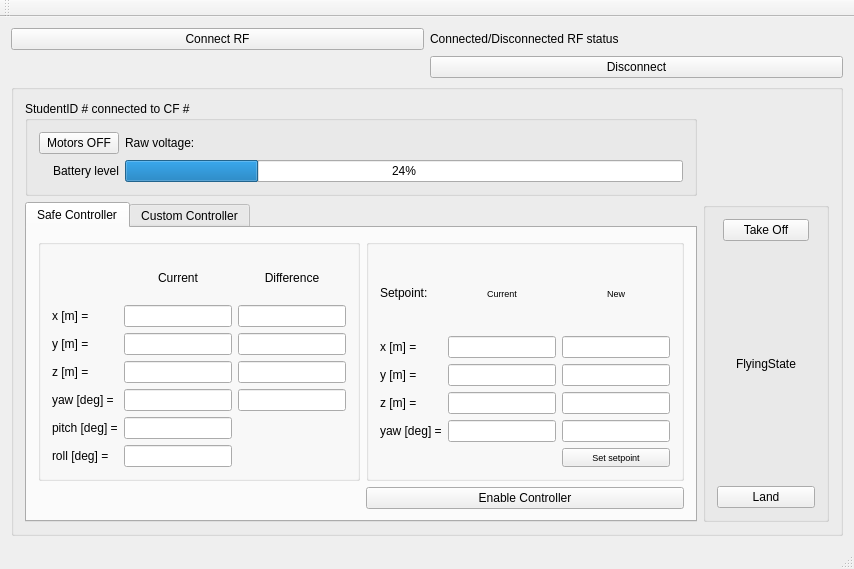
<?xml version="1.0" encoding="UTF-8"?>
<ui version="4.0">
 <class>MainWindow</class>
 <widget class="QMainWindow" name="MainWindow">
  <property name="geometry">
   <rect>
    <x>0</x>
    <y>0</y>
    <width>854</width>
    <height>569</height>
   </rect>
  </property>
  <property name="windowTitle">
   <string>MainWindow</string>
  </property>
  <widget class="QWidget" name="centralWidget">
   <layout class="QGridLayout" name="gridLayout">
    <item row="0" column="2">
     <widget class="QLabel" name="connected_disconnected_label">
      <property name="text">
       <string>Connected/Disconnected RF status</string>
      </property>
     </widget>
    </item>
    <item row="0" column="1">
     <widget class="QPushButton" name="RF_Connect_button">
      <property name="text">
       <string>Connect RF</string>
      </property>
     </widget>
    </item>
    <item row="1" column="2">
     <widget class="QPushButton" name="pushButton_3">
      <property name="text">
       <string>Disconnect</string>
      </property>
     </widget>
    </item>
    <item row="4" column="1" colspan="2">
     <widget class="QGroupBox" name="groupBox_general">
      <property name="title">
       <string/>
      </property>
      <layout class="QGridLayout" name="gridLayout_10">
       <item row="1" column="0">
        <widget class="QTabWidget" name="tabWidget">
         <property name="currentIndex">
          <number>0</number>
         </property>
         <widget class="QWidget" name="tab_3">
          <attribute name="title">
           <string>Safe Controller</string>
          </attribute>
          <layout class="QGridLayout" name="gridLayout_5">
           <item row="0" column="0">
            <widget class="QGroupBox" name="groupBox_2">
             <property name="title">
              <string/>
             </property>
             <layout class="QGridLayout" name="gridLayout_3">
              <item row="6" column="1">
               <widget class="QLineEdit" name="current_roll">
                <property name="readOnly">
                 <bool>true</bool>
                </property>
               </widget>
              </item>
              <item row="2" column="1">
               <widget class="QLineEdit" name="current_y">
                <property name="readOnly">
                 <bool>true</bool>
                </property>
               </widget>
              </item>
              <item row="4" column="1">
               <widget class="QLineEdit" name="current_yaw">
                <property name="readOnly">
                 <bool>true</bool>
                </property>
               </widget>
              </item>
              <item row="3" column="1">
               <widget class="QLineEdit" name="current_z">
                <property name="readOnly">
                 <bool>true</bool>
                </property>
               </widget>
              </item>
              <item row="1" column="0">
               <widget class="QLabel" name="current_x_label">
                <property name="text">
                 <string>x [m] =</string>
                </property>
               </widget>
              </item>
              <item row="3" column="0">
               <widget class="QLabel" name="current_z_label">
                <property name="text">
                 <string>z [m] =</string>
                </property>
               </widget>
              </item>
              <item row="2" column="0">
               <widget class="QLabel" name="current_y_label">
                <property name="text">
                 <string>y [m] =</string>
                </property>
               </widget>
              </item>
              <item row="4" column="0">
               <widget class="QLabel" name="current_yaw_label">
                <property name="text">
                 <string>yaw [deg] = </string>
                </property>
               </widget>
              </item>
              <item row="1" column="1">
               <widget class="QLineEdit" name="current_x">
                <property name="readOnly">
                 <bool>true</bool>
                </property>
               </widget>
              </item>
              <item row="5" column="0">
               <widget class="QLabel" name="current_pitch_label">
                <property name="text">
                 <string>pitch [deg] =</string>
                </property>
               </widget>
              </item>
              <item row="6" column="0">
               <widget class="QLabel" name="current_roll_label">
                <property name="text">
                 <string>roll [deg] =</string>
                </property>
               </widget>
              </item>
              <item row="5" column="1">
               <widget class="QLineEdit" name="current_pitch">
                <property name="readOnly">
                 <bool>true</bool>
                </property>
               </widget>
              </item>
              <item row="0" column="1">
               <widget class="QLabel" name="label_4">
                <property name="text">
                 <string>Current</string>
                </property>
                <property name="alignment">
                 <set>Qt::AlignCenter</set>
                </property>
               </widget>
              </item>
              <item row="1" column="2">
               <widget class="QLineEdit" name="diff_x">
                <property name="readOnly">
                 <bool>true</bool>
                </property>
               </widget>
              </item>
              <item row="2" column="2">
               <widget class="QLineEdit" name="diff_y">
                <property name="readOnly">
                 <bool>true</bool>
                </property>
               </widget>
              </item>
              <item row="3" column="2">
               <widget class="QLineEdit" name="diff_z">
                <property name="readOnly">
                 <bool>true</bool>
                </property>
               </widget>
              </item>
              <item row="4" column="2">
               <widget class="QLineEdit" name="diff_yaw">
                <property name="readOnly">
                 <bool>true</bool>
                </property>
               </widget>
              </item>
              <item row="0" column="2">
               <widget class="QLabel" name="label_5">
                <property name="text">
                 <string>Difference</string>
                </property>
                <property name="alignment">
                 <set>Qt::AlignCenter</set>
                </property>
               </widget>
              </item>
             </layout>
            </widget>
           </item>
           <item row="0" column="1">
            <widget class="QGroupBox" name="groupBox_3">
             <property name="title">
              <string/>
             </property>
             <layout class="QGridLayout" name="gridLayout_4">
              <item row="2" column="2">
               <widget class="QLineEdit" name="new_setpoint_y"/>
              </item>
              <item row="4" column="2">
               <widget class="QLineEdit" name="new_setpoint_yaw"/>
              </item>
              <item row="1" column="2">
               <widget class="QLineEdit" name="new_setpoint_x"/>
              </item>
              <item row="2" column="1">
               <widget class="QLineEdit" name="current_setpoint_y">
                <property name="readOnly">
                 <bool>true</bool>
                </property>
               </widget>
              </item>
              <item row="1" column="1">
               <widget class="QLineEdit" name="current_setpoint_x">
                <property name="readOnly">
                 <bool>true</bool>
                </property>
               </widget>
              </item>
              <item row="4" column="0">
               <widget class="QLabel" name="label_11">
                <property name="text">
                 <string>yaw [deg] =</string>
                </property>
               </widget>
              </item>
              <item row="0" column="1">
               <widget class="QLabel" name="label_12">
                <property name="font">
                 <font>
                  <pointsize>7</pointsize>
                 </font>
                </property>
                <property name="text">
                 <string>Current</string>
                </property>
                <property name="alignment">
                 <set>Qt::AlignCenter</set>
                </property>
               </widget>
              </item>
              <item row="1" column="0">
               <widget class="QLabel" name="label_7">
                <property name="text">
                 <string>x [m] =</string>
                </property>
               </widget>
              </item>
              <item row="3" column="0">
               <widget class="QLabel" name="label_9">
                <property name="text">
                 <string>z [m] =</string>
                </property>
               </widget>
              </item>
              <item row="2" column="0">
               <widget class="QLabel" name="label_8">
                <property name="text">
                 <string>y [m] =</string>
                </property>
               </widget>
              </item>
              <item row="3" column="1">
               <widget class="QLineEdit" name="current_setpoint_z">
                <property name="readOnly">
                 <bool>true</bool>
                </property>
               </widget>
              </item>
              <item row="5" column="2">
               <widget class="QPushButton" name="set_setpoint_button">
                <property name="font">
                 <font>
                  <pointsize>7</pointsize>
                 </font>
                </property>
                <property name="text">
                 <string>Set setpoint</string>
                </property>
               </widget>
              </item>
              <item row="4" column="1">
               <widget class="QLineEdit" name="current_setpoint_yaw">
                <property name="readOnly">
                 <bool>true</bool>
                </property>
               </widget>
              </item>
              <item row="3" column="2">
               <widget class="QLineEdit" name="new_setpoint_z"/>
              </item>
              <item row="0" column="0">
               <widget class="QLabel" name="label_3">
                <property name="text">
                 <string>Setpoint:</string>
                </property>
               </widget>
              </item>
              <item row="0" column="2">
               <widget class="QLabel" name="label_13">
                <property name="font">
                 <font>
                  <pointsize>7</pointsize>
                 </font>
                </property>
                <property name="text">
                 <string>New</string>
                </property>
                <property name="alignment">
                 <set>Qt::AlignCenter</set>
                </property>
               </widget>
              </item>
             </layout>
            </widget>
           </item>
           <item row="1" column="1">
            <widget class="QPushButton" name="pushButton">
             <property name="text">
              <string>Enable Controller</string>
             </property>
            </widget>
           </item>
          </layout>
         </widget>
         <widget class="QWidget" name="tab_4">
          <attribute name="title">
           <string>Custom Controller</string>
          </attribute>
          <layout class="QGridLayout" name="gridLayout_9">
           <item row="0" column="0">
            <widget class="QGroupBox" name="groupBox_5">
             <property name="title">
              <string/>
             </property>
             <layout class="QGridLayout" name="gridLayout_7">
              <item row="6" column="1">
               <widget class="QLineEdit" name="current_roll_2">
                <property name="readOnly">
                 <bool>true</bool>
                </property>
               </widget>
              </item>
              <item row="2" column="1">
               <widget class="QLineEdit" name="current_y_2">
                <property name="readOnly">
                 <bool>true</bool>
                </property>
               </widget>
              </item>
              <item row="4" column="1">
               <widget class="QLineEdit" name="current_yaw_2">
                <property name="readOnly">
                 <bool>true</bool>
                </property>
               </widget>
              </item>
              <item row="3" column="1">
               <widget class="QLineEdit" name="current_z_2">
                <property name="readOnly">
                 <bool>true</bool>
                </property>
               </widget>
              </item>
              <item row="1" column="0">
               <widget class="QLabel" name="current_x_label_2">
                <property name="text">
                 <string>x [m] =</string>
                </property>
               </widget>
              </item>
              <item row="3" column="0">
               <widget class="QLabel" name="current_z_label_2">
                <property name="text">
                 <string>z [m] =</string>
                </property>
               </widget>
              </item>
              <item row="2" column="0">
               <widget class="QLabel" name="current_y_label_2">
                <property name="text">
                 <string>y [m] =</string>
                </property>
               </widget>
              </item>
              <item row="4" column="0">
               <widget class="QLabel" name="current_yaw_label_2">
                <property name="text">
                 <string>yaw [deg] = </string>
                </property>
               </widget>
              </item>
              <item row="1" column="1">
               <widget class="QLineEdit" name="current_x_2">
                <property name="readOnly">
                 <bool>true</bool>
                </property>
               </widget>
              </item>
              <item row="5" column="0">
               <widget class="QLabel" name="current_pitch_label_2">
                <property name="text">
                 <string>pitch [deg] =</string>
                </property>
               </widget>
              </item>
              <item row="6" column="0">
               <widget class="QLabel" name="current_roll_label_2">
                <property name="text">
                 <string>roll [deg] =</string>
                </property>
               </widget>
              </item>
              <item row="5" column="1">
               <widget class="QLineEdit" name="current_pitch_2">
                <property name="readOnly">
                 <bool>true</bool>
                </property>
               </widget>
              </item>
              <item row="0" column="1">
               <widget class="QLabel" name="label_6">
                <property name="text">
                 <string>Current</string>
                </property>
                <property name="alignment">
                 <set>Qt::AlignCenter</set>
                </property>
               </widget>
              </item>
              <item row="1" column="2">
               <widget class="QLineEdit" name="diff_x_2">
                <property name="readOnly">
                 <bool>true</bool>
                </property>
               </widget>
              </item>
              <item row="2" column="2">
               <widget class="QLineEdit" name="diff_y_2">
                <property name="readOnly">
                 <bool>true</bool>
                </property>
               </widget>
              </item>
              <item row="3" column="2">
               <widget class="QLineEdit" name="diff_z_2">
                <property name="readOnly">
                 <bool>true</bool>
                </property>
               </widget>
              </item>
              <item row="4" column="2">
               <widget class="QLineEdit" name="diff_yaw_2">
                <property name="readOnly">
                 <bool>true</bool>
                </property>
               </widget>
              </item>
              <item row="0" column="2">
               <widget class="QLabel" name="label_10">
                <property name="text">
                 <string>Difference</string>
                </property>
                <property name="alignment">
                 <set>Qt::AlignCenter</set>
                </property>
               </widget>
              </item>
             </layout>
            </widget>
           </item>
           <item row="0" column="1">
            <widget class="QGroupBox" name="groupBox_6">
             <property name="title">
              <string/>
             </property>
             <layout class="QGridLayout" name="gridLayout_8">
              <item row="2" column="2">
               <widget class="QLineEdit" name="new_setpoint_y_2"/>
              </item>
              <item row="4" column="2">
               <widget class="QLineEdit" name="new_setpoint_yaw_2"/>
              </item>
              <item row="1" column="2">
               <widget class="QLineEdit" name="new_setpoint_x_2"/>
              </item>
              <item row="2" column="1">
               <widget class="QLineEdit" name="current_setpoint_y_2">
                <property name="readOnly">
                 <bool>true</bool>
                </property>
               </widget>
              </item>
              <item row="1" column="1">
               <widget class="QLineEdit" name="current_setpoint_x_2">
                <property name="readOnly">
                 <bool>true</bool>
                </property>
               </widget>
              </item>
              <item row="4" column="0">
               <widget class="QLabel" name="label_14">
                <property name="text">
                 <string>yaw [deg] =</string>
                </property>
               </widget>
              </item>
              <item row="0" column="1">
               <widget class="QLabel" name="label_15">
                <property name="font">
                 <font>
                  <pointsize>7</pointsize>
                 </font>
                </property>
                <property name="text">
                 <string>Current</string>
                </property>
                <property name="alignment">
                 <set>Qt::AlignCenter</set>
                </property>
               </widget>
              </item>
              <item row="1" column="0">
               <widget class="QLabel" name="label_16">
                <property name="text">
                 <string>x [m] =</string>
                </property>
               </widget>
              </item>
              <item row="3" column="0">
               <widget class="QLabel" name="label_17">
                <property name="text">
                 <string>z [m] =</string>
                </property>
               </widget>
              </item>
              <item row="2" column="0">
               <widget class="QLabel" name="label_18">
                <property name="text">
                 <string>y [m] =</string>
                </property>
               </widget>
              </item>
              <item row="3" column="1">
               <widget class="QLineEdit" name="current_setpoint_z_2">
                <property name="readOnly">
                 <bool>true</bool>
                </property>
               </widget>
              </item>
              <item row="5" column="2">
               <widget class="QPushButton" name="set_setpoint_button_2">
                <property name="font">
                 <font>
                  <pointsize>7</pointsize>
                 </font>
                </property>
                <property name="text">
                 <string>Set setpoint</string>
                </property>
               </widget>
              </item>
              <item row="4" column="1">
               <widget class="QLineEdit" name="current_setpoint_yaw_2">
                <property name="readOnly">
                 <bool>true</bool>
                </property>
               </widget>
              </item>
              <item row="3" column="2">
               <widget class="QLineEdit" name="new_setpoint_z_2"/>
              </item>
              <item row="0" column="0">
               <widget class="QLabel" name="label_19">
                <property name="text">
                 <string>Setpoint:</string>
                </property>
               </widget>
              </item>
              <item row="0" column="2">
               <widget class="QLabel" name="label_20">
                <property name="font">
                 <font>
                  <pointsize>7</pointsize>
                 </font>
                </property>
                <property name="text">
                 <string>New</string>
                </property>
                <property name="alignment">
                 <set>Qt::AlignCenter</set>
                </property>
               </widget>
              </item>
             </layout>
            </widget>
           </item>
           <item row="1" column="1">
            <widget class="QPushButton" name="pushButton_2">
             <property name="text">
              <string>Enable Controller</string>
             </property>
            </widget>
           </item>
          </layout>
         </widget>
        </widget>
       </item>
       <item row="1" column="1">
        <widget class="QGroupBox" name="groupBox_4">
         <property name="title">
          <string/>
         </property>
         <layout class="QGridLayout" name="gridLayout_6">
          <item row="1" column="1">
           <widget class="QLabel" name="flying_state_label">
            <property name="sizePolicy">
             <sizepolicy hsizetype="MinimumExpanding" vsizetype="Preferred">
              <horstretch>0</horstretch>
              <verstretch>0</verstretch>
             </sizepolicy>
            </property>
            <property name="text">
             <string>FlyingState</string>
            </property>
            <property name="alignment">
             <set>Qt::AlignCenter</set>
            </property>
           </widget>
          </item>
          <item row="2" column="0" colspan="3">
           <widget class="QPushButton" name="land_button">
            <property name="text">
             <string>Land</string>
            </property>
           </widget>
          </item>
          <item row="0" column="1">
           <widget class="QPushButton" name="take_off_button">
            <property name="text">
             <string>Take Off</string>
            </property>
           </widget>
          </item>
         </layout>
        </widget>
       </item>
       <item row="0" column="0">
        <widget class="QGroupBox" name="groupBox">
         <property name="title">
          <string>StudentID # connected to CF #</string>
         </property>
         <layout class="QGridLayout" name="gridLayout_2">
          <item row="0" column="3">
           <widget class="QLabel" name="raw_voltage">
            <property name="text">
             <string>Raw voltage: </string>
            </property>
           </widget>
          </item>
          <item row="2" column="3">
           <widget class="QProgressBar" name="battery_bar">
            <property name="value">
             <number>24</number>
            </property>
           </widget>
          </item>
          <item row="0" column="1">
           <widget class="QPushButton" name="motors_OFF_button">
            <property name="text">
             <string>Motors OFF</string>
            </property>
           </widget>
          </item>
          <item row="2" column="1">
           <widget class="QLabel" name="label">
            <property name="text">
             <string>Battery level</string>
            </property>
            <property name="alignment">
             <set>Qt::AlignRight|Qt::AlignTrailing|Qt::AlignVCenter</set>
            </property>
           </widget>
          </item>
         </layout>
        </widget>
       </item>
      </layout>
     </widget>
    </item>
   </layout>
  </widget>
  <widget class="QMenuBar" name="menuBar">
   <property name="geometry">
    <rect>
     <x>0</x>
     <y>0</y>
     <width>854</width>
     <height>19</height>
    </rect>
   </property>
  </widget>
  <widget class="QToolBar" name="mainToolBar">
   <attribute name="toolBarArea">
    <enum>TopToolBarArea</enum>
   </attribute>
   <attribute name="toolBarBreak">
    <bool>false</bool>
   </attribute>
  </widget>
  <widget class="QStatusBar" name="statusBar"/>
 </widget>
 <layoutdefault spacing="6" margin="11"/>
 <resources/>
 <connections/>
</ui>
